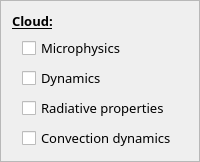
                   <widget class="QFrame" name="frame_3">
                    <property name="frameShape">
                     <enum>QFrame::StyledPanel</enum>
                    </property>
                    <property name="frameShadow">
                     <enum>QFrame::Raised</enum>
                    </property>
                    <layout class="QVBoxLayout" name="verticalLayout_3">
                     <item>
                      <widget class="QLabel" name="label_12">
                       <property name="font">
                        <font>
                         <family>Droid Sans Fallback</family>
                         <pointsize>10</pointsize>
                         <weight>75</weight>
                         <bold>true</bold>
                         <underline>true</underline>
                         <stylestrategy>PreferAntialias</stylestrategy>
                        </font>
                       </property>
                       <property name="text">
                        <string>Cloud:</string>
                       </property>
                      </widget>
                     </item>
                     <item>
                      <layout class="QHBoxLayout" name="horizontalLayout_3">
                       <item>
                        <spacer name="horizontalSpacer_3">
                         <property name="orientation">
                          <enum>Qt::Horizontal</enum>
                         </property>
                         <property name="sizeType">
                          <enum>QSizePolicy::Fixed</enum>
                         </property>
                         <property name="sizeHint" stdset="0">
                          <size>
                           <width>10</width>
                           <height>20</height>
                          </size>
                         </property>
                        </spacer>
                       </item>
                       <item>
                        <widget class="QCheckBox" name="cloudMicrophysicsCheck">
                         <property name="font">
                          <font>
                           <family>Droid Sans Fallback</family>
                           <pointsize>10</pointsize>
                           <weight>50</weight>
                           <bold>false</bold>
                           <stylestrategy>PreferAntialias</stylestrategy>
                          </font>
                         </property>
                         <property name="text">
                          <string>Microphysics</string>
                         </property>
                        </widget>
                       </item>
                      </layout>
                     </item>
                     <item>
                      <layout class="QHBoxLayout" name="horizontalLayout_4">
                       <item>
                        <spacer name="horizontalSpacer_5">
                         <property name="orientation">
                          <enum>Qt::Horizontal</enum>
                         </property>
                         <property name="sizeType">
                          <enum>QSizePolicy::Fixed</enum>
                         </property>
                         <property name="sizeHint" stdset="0">
                          <size>
                           <width>10</width>
                           <height>20</height>
                          </size>
                         </property>
                        </spacer>
                       </item>
                       <item>
                        <widget class="QCheckBox" name="cloudDynamicsCheck">
                         <property name="font">
                          <font>
                           <family>Droid Sans Fallback</family>
                           <pointsize>10</pointsize>
                           <weight>50</weight>
                           <bold>false</bold>
                           <stylestrategy>PreferAntialias</stylestrategy>
                          </font>
                         </property>
                         <property name="text">
                          <string>Dynamics</string>
                         </property>
                        </widget>
                       </item>
                      </layout>
                     </item>
                     <item>
                      <layout class="QHBoxLayout" name="horizontalLayout_5">
                       <property name="sizeConstraint">
                        <enum>QLayout::SetDefaultConstraint</enum>
                       </property>
                       <item>
                        <spacer name="horizontalSpacer_6">
                         <property name="orientation">
                          <enum>Qt::Horizontal</enum>
                         </property>
                         <property name="sizeType">
                          <enum>QSizePolicy::Fixed</enum>
                         </property>
                         <property name="sizeHint" stdset="0">
                          <size>
                           <width>10</width>
                           <height>20</height>
                          </size>
                         </property>
                        </spacer>
                       </item>
                       <item>
                        <widget class="QCheckBox" name="cloudRadiativeCheck">
                         <property name="font">
                          <font>
                           <family>Droid Sans Fallback</family>
                           <pointsize>10</pointsize>
                           <weight>50</weight>
                           <bold>false</bold>
                           <stylestrategy>PreferAntialias</stylestrategy>
                          </font>
                         </property>
                         <property name="text">
                          <string>Radiative properties</string>
                         </property>
                        </widget>
                       </item>
                      </layout>
                     </item>
                     <item>
                      <layout class="QHBoxLayout" name="horizontalLayout_6">
                       <item>
                        <spacer name="horizontalSpacer_4">
                         <property name="orientation">
                          <enum>Qt::Horizontal</enum>
                         </property>
                         <property name="sizeType">
                          <enum>QSizePolicy::Fixed</enum>
                         </property>
                         <property name="sizeHint" stdset="0">
                          <size>
                           <width>10</width>
                           <height>20</height>
                          </size>
                         </property>
                        </spacer>
                       </item>
                       <item>
                        <widget class="QCheckBox" name="cloudConvectionCheck">
                         <property name="font">
                          <font>
                           <family>Droid Sans Fallback</family>
                           <pointsize>10</pointsize>
                           <weight>50</weight>
                           <bold>false</bold>
                           <stylestrategy>PreferAntialias</stylestrategy>
                          </font>
                         </property>
                         <property name="text">
                          <string>Convection dynamics</string>
                         </property>
                        </widget>
                       </item>
                      </layout>
                     </item>
                    </layout>
                   </widget>
